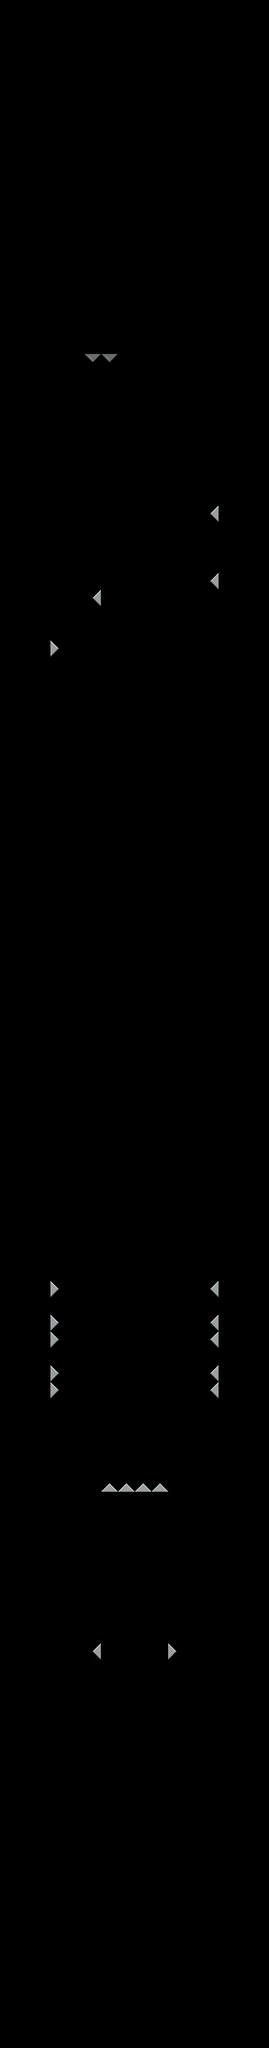

This is a level from a 2D game, rendered from its Tiled map with the project's own tilesets. A one-line summary and the map file follow, with tile-layer data summarised:
An orthogonal 32x243 tile map with 16x16 px tiles, 1 tile layer (Capa de Patrones 1).

<map version="1.0" orientation="orthogonal" renderorder="right-down" width="32" height="243" tilewidth="16" tileheight="16" nextobjectid="1">
 <tileset firstgid="1" name="pinchos" tilewidth="16" tileheight="16" tilecount="16" columns="4">
  <image source="../spikes.png" width="64" height="64" />
 </tileset>
 <layer name="Capa de Patrones 1" width="32" height="243">
  <data>[7776 cells, 44 non-empty, 8 distinct tile ids]</data>
 </layer>
</map>
